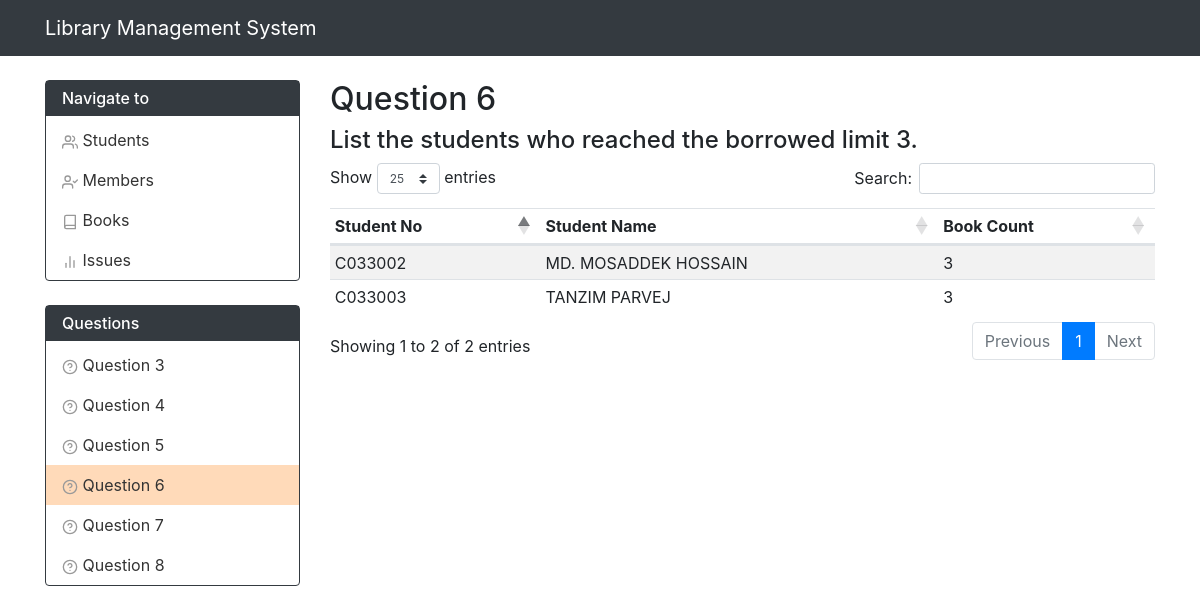
The app's page /q6.php with its own data.
### tables this page shows
CREATE TABLE `Student` (
  `stud_no` varchar(20) NOT NULL,
  `stud_name` varchar(100) DEFAULT NULL,
  PRIMARY KEY (`stud_no`),
  CONSTRAINT `student_chk_1` CHECK ((`stud_no` like _utf8mb4'C%'))
);

### functions.php (called while the page is built, shortened)
<?php
function question_6($mysql){
    $info = [];
    if($stmt = $mysql->prepare('SELECT Student.stud_no, stud_name, COUNT(*) AS books FROM Student, Membership, Iss_rec WHERE Student.stud_no = Membership.stud_no AND Membership.mem_no = Iss_rec.mem_no GROUP BY Student.stud_no, stud_name HAVING COUNT(*) = 3;')){
        $stmt->execute();
        $stmt->store_result();
        if($stmt->num_rows > 0){
            for($i = 0; $i < $stmt->num_rows; ++$i){
                $stmt->bind_result($no, $std_name, $count);
                $stmt->fetch();
                array_push($info, ['no' => $no, 'name' => $std_name, 'count' => $count]);
            }
        }
    }
    return $info;
}

### q6.php (the view, shortened to what this page needs)
<?php
require_once __DIR__ . '/functions.php';
$info = question_6($mysqli);
?><!doctype html>
<html lang="en">
<head>
    <link rel="stylesheet" href="https://maxcdn.bootstrapcdn.com/bootstrap/4.0.0/css/bootstrap.min.css">
</head>
<body>
<?php include_once __DIR__ . '/navbar.php'; ?>
<div class="container">
    <div class="row">
        <?php include_once __DIR__ . '/sidebar.php'; ?>
        <main class="col-md-9 mt-4">
            <h2 id="title">Question 6</h2>
            <h4>List the students who reached the borrowed limit 3.</h4>
            <table id="only_table" class="table table-striped table-sm" data-order='[[ 0, "asc" ]]' data-page-length='25'>
                <thead>
                <tr>
                    <th>Student No</th>
                    <th>Student Name</th>
                    <th>Book Count</th>
                </tr>
                </thead>
                <tbody id="info_table">
                <?php foreach ($info as $item): ?>
                    <tr>
                        <td><?php echo $item['no']; ?></td>
                        <td><?php echo $item['name']; ?></td>
                        <td><?php echo $item['count']; ?></td>
                    </tr>
                <?php endforeach; ?>
                </tbody>
            </table>
        </main>
    </div>
</div>
<link rel="stylesheet" type="text/css" href="https://cdn.datatables.net/1.10.19/css/dataTables.bootstrap4.min.css" />
</body>
</html>

### q6.php (style rules this page uses)
main table td:nth-child(1) { max-width: 70px; min-width: 70px; }

### records on screen
student: stud_no "C033002", stud_name "MD. MOSADDEK HOSSAIN", count "3"
student: stud_no "C033003", stud_name "TANZIM PARVEJ", count "3"
